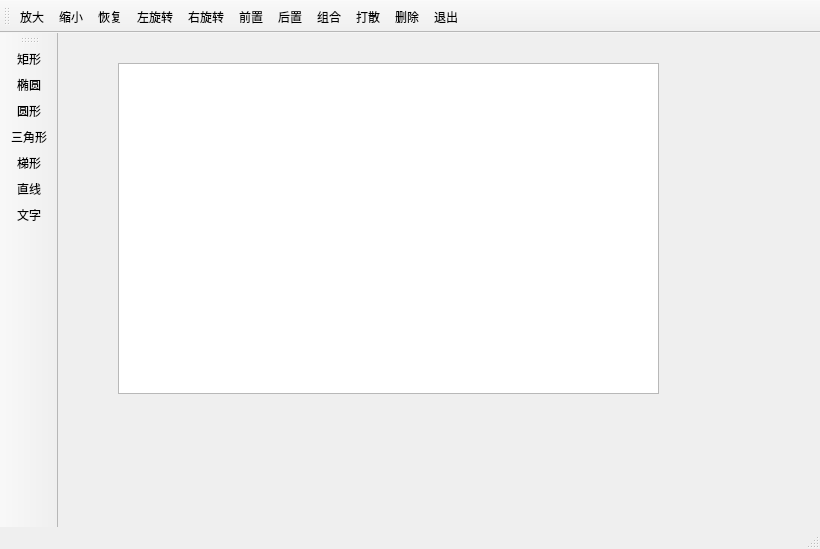
<?xml version="1.0" encoding="UTF-8"?>
<ui version="4.0">
 <class>DemoClass</class>
 <widget class="QMainWindow" name="DemoClass">
  <property name="geometry">
   <rect>
    <x>0</x>
    <y>0</y>
    <width>820</width>
    <height>549</height>
   </rect>
  </property>
  <property name="windowTitle">
   <string>Demo</string>
  </property>
  <property name="toolButtonStyle">
   <enum>Qt::ToolButtonTextUnderIcon</enum>
  </property>
  <widget class="QWidget" name="centralWidget">
   <widget class="MyGraphicsView" name="graphicsView">
    <property name="geometry">
     <rect>
      <x>60</x>
      <y>30</y>
      <width>541</width>
      <height>331</height>
     </rect>
    </property>
   </widget>
  </widget>
  <widget class="QMenuBar" name="menuBar">
   <property name="geometry">
    <rect>
     <x>0</x>
     <y>0</y>
     <width>820</width>
     <height>23</height>
    </rect>
   </property>
  </widget>
  <widget class="QToolBar" name="mainToolBar">
   <attribute name="toolBarArea">
    <enum>TopToolBarArea</enum>
   </attribute>
   <attribute name="toolBarBreak">
    <bool>false</bool>
   </attribute>
   <addaction name="actZoomIn"/>
   <addaction name="actZoomOut"/>
   <addaction name="actRestore"/>
   <addaction name="actRotateLeft"/>
   <addaction name="actRotateRight"/>
   <addaction name="actEdit_Front"/>
   <addaction name="actEdit_Back"/>
   <addaction name="actGroup"/>
   <addaction name="actGroupBreak"/>
   <addaction name="actEdit_Delete"/>
   <addaction name="actQuit"/>
  </widget>
  <widget class="QStatusBar" name="statusBar"/>
  <widget class="QToolBar" name="toolBar">
   <property name="windowTitle">
    <string>toolBar</string>
   </property>
   <attribute name="toolBarArea">
    <enum>LeftToolBarArea</enum>
   </attribute>
   <attribute name="toolBarBreak">
    <bool>false</bool>
   </attribute>
   <addaction name="actItem_Rect"/>
   <addaction name="actItem_Ellipse"/>
   <addaction name="actItem_Circle"/>
   <addaction name="actItem_Triangle"/>
   <addaction name="actItem_Polygon"/>
   <addaction name="actItem_Line"/>
   <addaction name="actItem_Text"/>
  </widget>
  <action name="actItem_Rect">
   <property name="icon">
    <iconset resource="demo.qrc">
     <normaloff>:/images/images/RECTANGL.BMP</normaloff>:/images/images/RECTANGL.BMP</iconset>
   </property>
   <property name="text">
    <string>矩形</string>
   </property>
   <property name="toolTip">
    <string>添加矩形</string>
   </property>
  </action>
  <action name="actItem_Ellipse">
   <property name="icon">
    <iconset resource="demo.qrc">
     <normaloff>:/images/images/ELLIPSE.BMP</normaloff>:/images/images/ELLIPSE.BMP</iconset>
   </property>
   <property name="text">
    <string>椭圆</string>
   </property>
   <property name="toolTip">
    <string>添加椭圆型</string>
   </property>
  </action>
  <action name="actItem_Line">
   <property name="icon">
    <iconset resource="demo.qrc">
     <normaloff>:/images/images/LINE.BMP</normaloff>:/images/images/LINE.BMP</iconset>
   </property>
   <property name="text">
    <string>直线</string>
   </property>
   <property name="toolTip">
    <string>添加直线</string>
   </property>
  </action>
  <action name="actEdit_Delete">
   <property name="icon">
    <iconset resource="demo.qrc">
     <normaloff>:/images/images/108.bmp</normaloff>:/images/images/108.bmp</iconset>
   </property>
   <property name="text">
    <string>删除</string>
   </property>
   <property name="toolTip">
    <string>删除选中的图元</string>
   </property>
  </action>
  <action name="actQuit">
   <property name="icon">
    <iconset resource="demo.qrc">
     <normaloff>:/images/images/132.bmp</normaloff>:/images/images/132.bmp</iconset>
   </property>
   <property name="text">
    <string>退出</string>
   </property>
   <property name="toolTip">
    <string>退出本系统</string>
   </property>
  </action>
  <action name="actItem_Text">
   <property name="icon">
    <iconset resource="demo.qrc">
     <normaloff>:/images/images/800.bmp</normaloff>:/images/images/800.bmp</iconset>
   </property>
   <property name="text">
    <string>文字</string>
   </property>
   <property name="toolTip">
    <string>添加文字</string>
   </property>
  </action>
  <action name="actEdit_Front">
   <property name="icon">
    <iconset resource="demo.qrc">
     <normaloff>:/images/images/528.bmp</normaloff>:/images/images/528.bmp</iconset>
   </property>
   <property name="text">
    <string>前置</string>
   </property>
   <property name="toolTip">
    <string>居于最前面</string>
   </property>
  </action>
  <action name="actEdit_Back">
   <property name="icon">
    <iconset resource="demo.qrc">
     <normaloff>:/images/images/526.bmp</normaloff>:/images/images/526.bmp</iconset>
   </property>
   <property name="text">
    <string>后置</string>
   </property>
   <property name="toolTip">
    <string>居于最后面</string>
   </property>
  </action>
  <action name="actItem_Polygon">
   <property name="icon">
    <iconset resource="demo.qrc">
     <normaloff>:/images/images/FREEFORM.BMP</normaloff>:/images/images/FREEFORM.BMP</iconset>
   </property>
   <property name="text">
    <string>梯形</string>
   </property>
   <property name="toolTip">
    <string>添加梯形</string>
   </property>
  </action>
  <action name="actZoomIn">
   <property name="icon">
    <iconset resource="demo.qrc">
     <normaloff>:/images/images/zoomin.png</normaloff>:/images/images/zoomin.png</iconset>
   </property>
   <property name="text">
    <string>放大</string>
   </property>
   <property name="toolTip">
    <string>放大</string>
   </property>
  </action>
  <action name="actZoomOut">
   <property name="icon">
    <iconset resource="demo.qrc">
     <normaloff>:/images/images/zoomout.png</normaloff>:/images/images/zoomout.png</iconset>
   </property>
   <property name="text">
    <string>缩小</string>
   </property>
   <property name="toolTip">
    <string>缩小</string>
   </property>
  </action>
  <action name="actRotateLeft">
   <property name="icon">
    <iconset resource="demo.qrc">
     <normaloff>:/images/images/rotateleft.png</normaloff>:/images/images/rotateleft.png</iconset>
   </property>
   <property name="text">
    <string>左旋转</string>
   </property>
   <property name="toolTip">
    <string>左旋转</string>
   </property>
  </action>
  <action name="actRotateRight">
   <property name="icon">
    <iconset resource="demo.qrc">
     <normaloff>:/images/images/rotateright.png</normaloff>:/images/images/rotateright.png</iconset>
   </property>
   <property name="text">
    <string>右旋转</string>
   </property>
   <property name="toolTip">
    <string>右旋转</string>
   </property>
  </action>
  <action name="actRestore">
   <property name="icon">
    <iconset resource="demo.qrc">
     <normaloff>:/images/images/420.bmp</normaloff>:/images/images/420.bmp</iconset>
   </property>
   <property name="text">
    <string>恢复</string>
   </property>
   <property name="toolTip">
    <string>恢复大小</string>
   </property>
  </action>
  <action name="actGroup">
   <property name="icon">
    <iconset resource="demo.qrc">
     <normaloff>:/images/images/UNGROUP.BMP</normaloff>:/images/images/UNGROUP.BMP</iconset>
   </property>
   <property name="text">
    <string>组合</string>
   </property>
   <property name="toolTip">
    <string>组合</string>
   </property>
  </action>
  <action name="actGroupBreak">
   <property name="icon">
    <iconset resource="demo.qrc">
     <normaloff>:/images/images/128.bmp</normaloff>:/images/images/128.bmp</iconset>
   </property>
   <property name="text">
    <string>打散</string>
   </property>
   <property name="toolTip">
    <string>取消组合</string>
   </property>
  </action>
  <action name="actItem_Circle">
   <property name="icon">
    <iconset resource="demo.qrc">
     <normaloff>:/images/images/08.JPG</normaloff>:/images/images/08.JPG</iconset>
   </property>
   <property name="text">
    <string>圆形</string>
   </property>
   <property name="toolTip">
    <string>圆形</string>
   </property>
  </action>
  <action name="actItem_Triangle">
   <property name="icon">
    <iconset resource="demo.qrc">
     <normaloff>:/images/images/Icon1242.ico</normaloff>:/images/images/Icon1242.ico</iconset>
   </property>
   <property name="text">
    <string>三角形</string>
   </property>
   <property name="toolTip">
    <string>三角形</string>
   </property>
  </action>
 </widget>
 <layoutdefault spacing="6" margin="11"/>
 <customwidgets>
  <customwidget>
   <class>MyGraphicsView</class>
   <extends>QGraphicsView</extends>
   <header>mygraphicsview.h</header>
  </customwidget>
 </customwidgets>
 <resources>
  <include location="demo.qrc"/>
 </resources>
 <connections>
  <connection>
   <sender>actQuit</sender>
   <signal>triggered()</signal>
   <receiver>DemoClass</receiver>
   <slot>close()</slot>
   <hints>
    <hint type="sourcelabel">
     <x>-1</x>
     <y>-1</y>
    </hint>
    <hint type="destinationlabel">
     <x>409</x>
     <y>274</y>
    </hint>
   </hints>
  </connection>
 </connections>
</ui>
